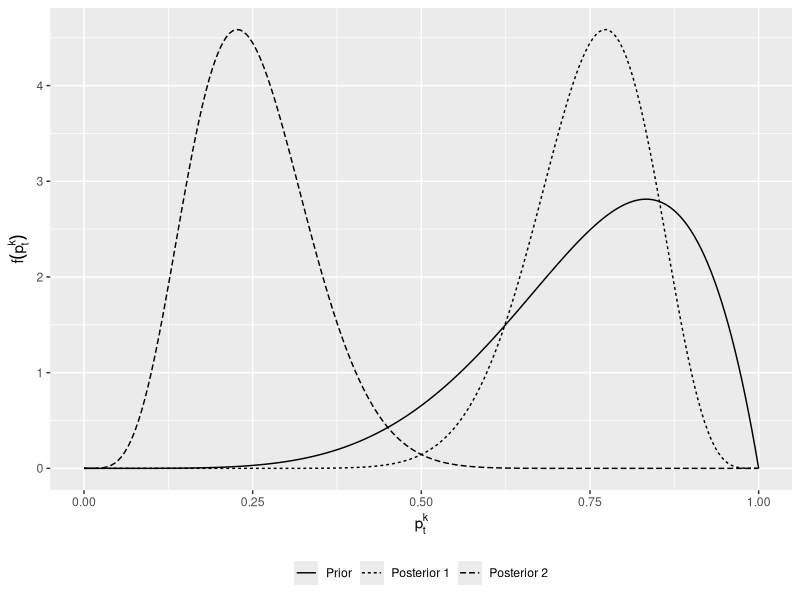
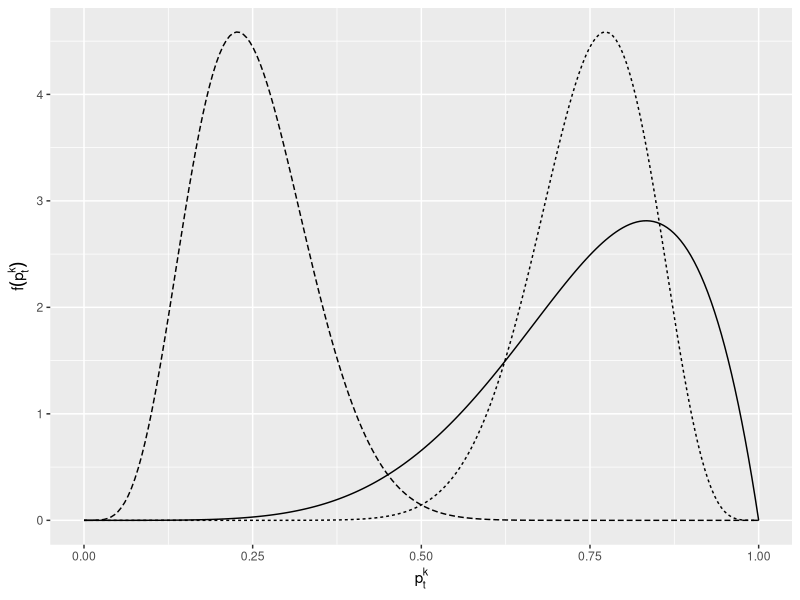
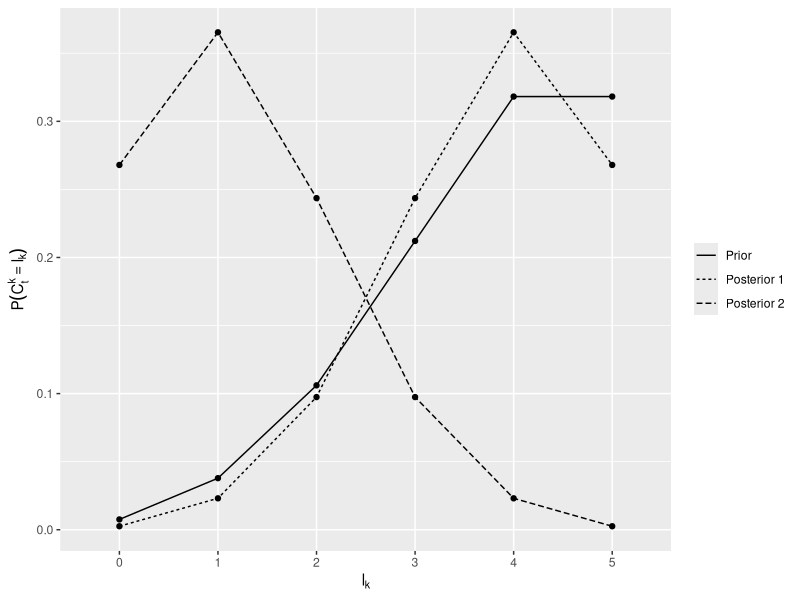
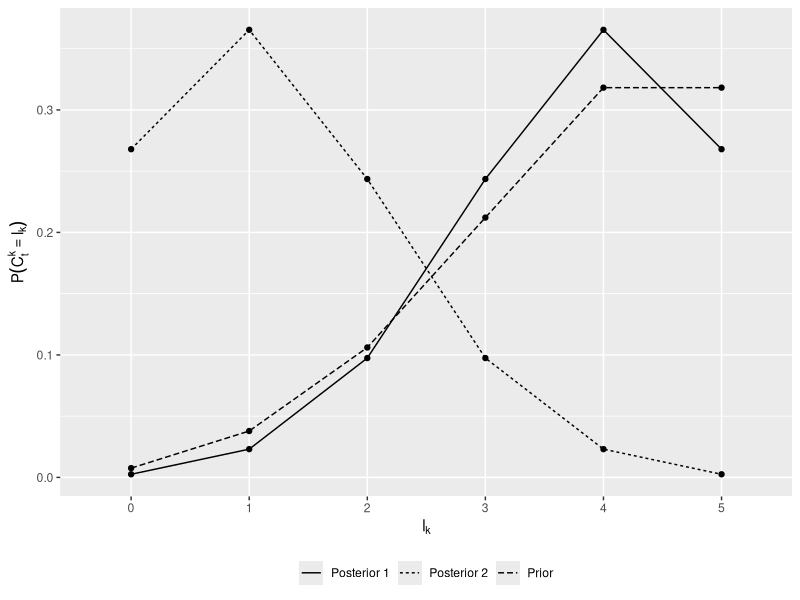
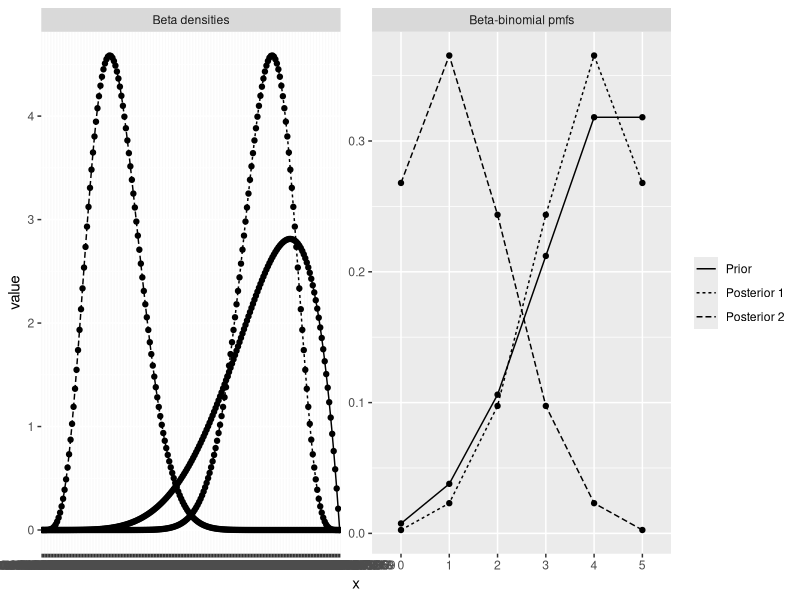
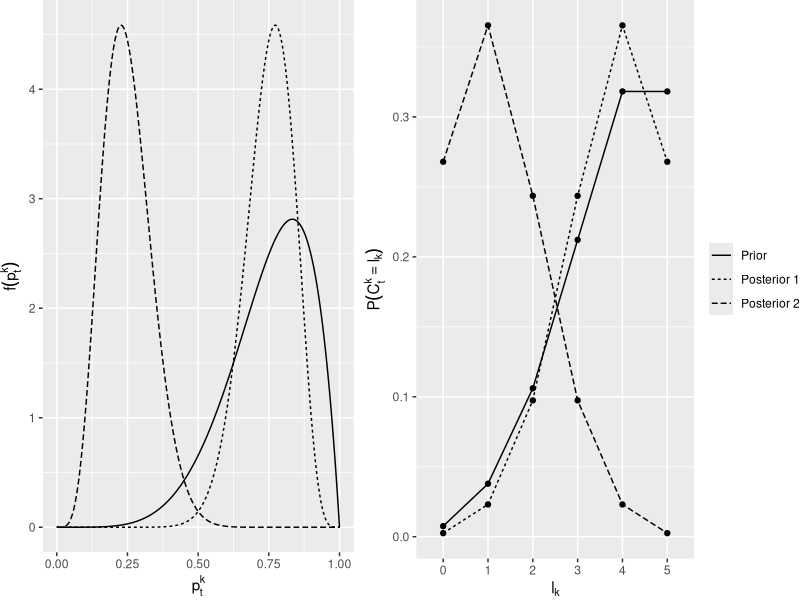
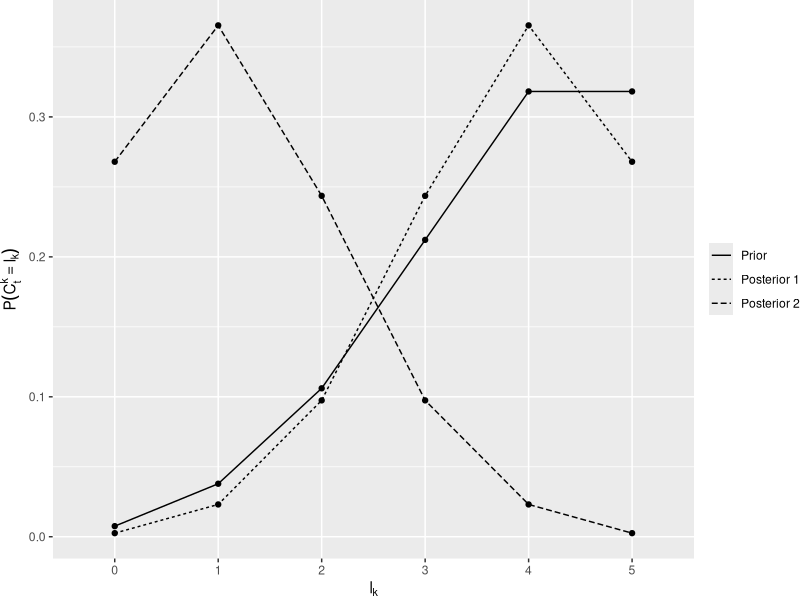

Generate these figures, in order, with R:
# Illustration prior-data conflict in Beta-Binomial model
# plots of posterior predictive

library(ggplot2)
library(reshape2)
library(grid)
library(gridExtra)

updateLuckY <- function (n0, y0, tau, n){ (n0*y0+tau)/(n0+n) }
updateLuckN <- function (n0, n){ n0+n }

nyupdate <- function (pr, data){
  nn <- updateLuckN(pr[1], data[2])
  yn <- updateLuckY(pr[1], pr[2], data[1], data[2])
  c(nn,yn)
}

dbetany <- function(x, ny, ...){
  dbeta(x, shape1=ny[1]*ny[2], shape2=ny[1]*(1-ny[2]), ...)
}

dbebinvec <- function(pos, m, l = NULL){
  if (is.null(l))
    l <- 0:m
  sapply(l, function(li, m, n, y){
    choose(m,li) * beta(li+n*y, m-li+n*(1-y)) / beta(n*y, n*(1-y)) 
  }, m=m, n=pos[1], y=pos[2])
}

# one prior updated to posteriors with same variance
sgpr <- c(8, 0.75) # n0, y0
data1 <- c(12,16)  #  s,  n
data2 <- c( 0,16)

pos1 <- nyupdate(sgpr, data1)
pos2 <- nyupdate(sgpr, data2)

# beta densities
betavec <- seq(0,1, length.out=200)
bdsgpr <- dbetany(betavec, sgpr)
bdpos1 <- dbetany(betavec, pos1)
bdpos2 <- dbetany(betavec, pos2)

bottomlegend <- theme(legend.position = 'bottom', legend.direction = 'horizontal', legend.title = element_blank())
rightlegend <- theme(legend.title = element_blank())

bddf <- data.frame(x=betavec, Prior=bdsgpr, "Posterior1"=bdpos1, "Posterior2"=bdpos2)
names(bddf)[c(3,4)] <- c("Posterior 1", "Posterior 2")
bddf <- melt(bddf, "x")

betadens <- ggplot(bddf, aes(x, value, group=variable, linetype=variable)) + geom_line() +
  bottomlegend + xlab(expression(p[t]^k)) + ylab(expression(f(p[t]^k)))
betadens

betadens2 <- ggplot(bddf, aes(x, value, group=variable, linetype=variable)) + geom_line() +
  guides(linetype="none") + xlab(expression(p[t]^k)) + ylab(expression(f(p[t]^k)))
betadens2

# beta-binomial distributions
#dbebinvec(pos1,2,1)
m <- 5
bebinpr <- dbebinvec(sgpr, m)
bebin1 <- dbebinvec(pos1, m)
bebin2 <- dbebinvec(pos2, m)

pdcilludf <- data.frame(x=rep(0:m), Prior=bebinpr, "Posterior1"=bebin1, "Posterior2"=bebin2)
names(pdcilludf)[c(3,4)] <- c("Posterior 1", "Posterior 2")
pdcilludf$x <- ordered(pdcilludf$x)
pdcilludf <- melt(pdcilludf, "x")
pdcillu <- ggplot(pdcilludf, aes(x, value, group=variable, linetype=variable)) + geom_point() + geom_line() +
  rightlegend + xlab(expression(l[k])) + ylab(expression(P(C[t]^k == l[k])))
pdcillu

pdcilludf2 <- data.frame(lk=rep(0:m, 3), plk=c(bebinpr, bebin1, bebin2),
                        which=rep(c("Prior", "Posterior 1", "Posterior 2"), each=m+1))
pdcilludf2$lk <- ordered(pdcilludf2$lk)
pdcillu2 <- ggplot(pdcilludf2, aes(lk, plk, group=which, linetype=which)) + geom_point() + geom_line() +
  bottomlegend + xlab(expression(l[k])) + ylab(expression(P(C[t]^k == l[k])))
pdcillu2

jointdf <- rbind(data.frame(bddf, which="Beta densities"),
                 data.frame(pdcilludf, which="Beta-binomial pmfs"))
joint <- ggplot(jointdf, aes(x, value, group=variable, linetype=variable)) + geom_point() + geom_line() +
#  facet_grid(. ~ which, scales="free") + bottomlegend
  facet_wrap(~which, scales="free") + rightlegend
joint # todo: axis labels, for beta densities only line not points

# better with grid.arrange:
# margins t, r, b, l
betadens2 <- betadens2 + theme(plot.margin = unit(c(0,0.5,0,0), "lines"))
pdcillu   <- pdcillu   + theme(plot.margin = unit(c(0,0,0,0), "lines"),
                               legend.margin = unit(-0.5, "cm"))
pdf("singleprior-pdc.pdf", width=8, height=3)
grid.arrange(betadens2, pdcillu, nrow=1, ncol=2, widths=c(1,1.2))
dev.off()

pdf("test.pdf")
#betadens2
pdcillu
dev.off()

#